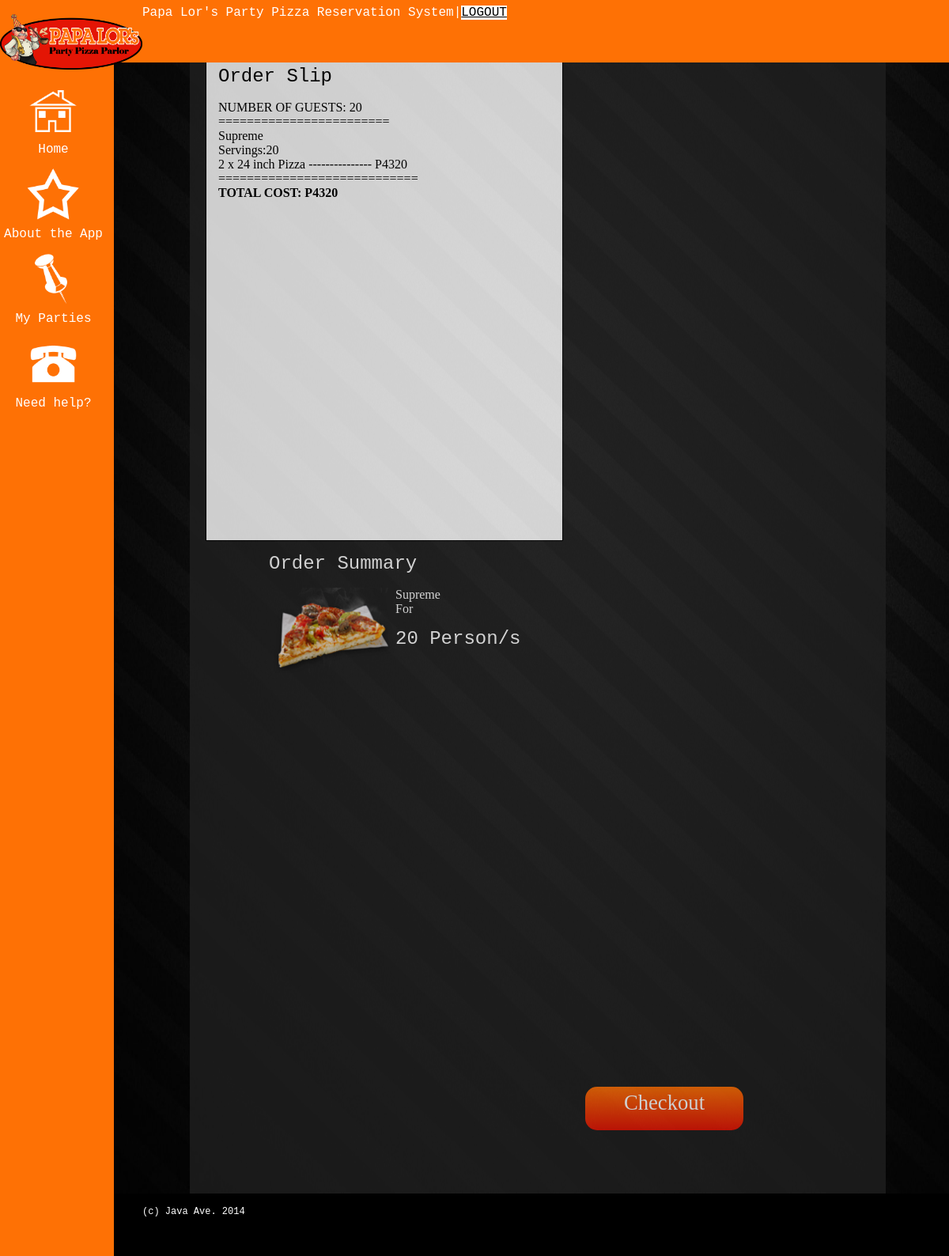
/orderslip.php?fplanid=6, run on the app's committed database.
### tables this page shows
CREATE TABLE IF NOT EXISTS `food_plan` (
  `Fplan_id` int(1) NOT NULL,
  `Total_Cost` double NOT NULL,
  `Cust_id` varchar(200) NOT NULL,
  `Fplan_name` varchar(200) NOT NULL,
  `Fplan_date` date NOT NULL,
  `Flag` int(11) NOT NULL,
  `Num_guests` int(11) NOT NULL,
  `Num_reserved` int(11) NOT NULL,
  `Fplan_time` time NOT NULL,
  PRIMARY KEY (`Fplan_id`)
);

CREATE TABLE IF NOT EXISTS `food_plan_food` (
  `foodcode` int(11) NOT NULL AUTO_INCREMENT,
  `Fplan_id` varchar(200) NOT NULL,
  `Food_id` varchar(200) NOT NULL,
  `Servings` int(11) NOT NULL,
  PRIMARY KEY (`foodcode`)
);

CREATE TABLE IF NOT EXISTS `food` (
  `Food_id` int(11) NOT NULL AUTO_INCREMENT,
  `Food_name` varchar(200) NOT NULL,
  `Food_type` varchar(200) NOT NULL,
  `Price_piece` float NOT NULL,
  `Admin_id` varchar(200) NOT NULL,
  `image_url` varchar(100) NOT NULL,
  `Food_description` varchar(200) NOT NULL,
  PRIMARY KEY (`Food_id`)
);

### orderslipbare.php (the view, shortened to what this page needs)
<?php
include "connect.php";
$fplanid = $_GET['fplanid'];
$query = "SELECT Num_guests, Num_reserved, Flag from food_plan WHERE fplan_id = ".$fplanid;
$result = mysqli_query($db, $query) or die(mysqli_error($db));
$row = mysqli_fetch_array($result);
echo '<h1 style="color:black">Order Slip</h1>';
echo "NUMBER OF GUESTS: ".$row['Num_guests']."</br>";
$query = "SELECT f.food_name, fp.servings, f.price_piece FROM food f, food_plan_food fp WHERE fp.fplan_id = '".$fplanid."' AND f.food_id = fp.food_id";
$result = mysqli_query($db, $query)or die(mysqli_error($db));
$totalcost = 0;
while ($row = mysqli_fetch_array($result)){
		echo "========================</br>";
		echo $row['food_name']."</br>";
		$var = $row['servings'];
		echo "Servings:".$var." </br>";
		$wholeno = intval($var / 10);
		if($wholeno != 0){
		$totalcost +=  $row['price_piece'] * ($wholeno * 24);
		echo $wholeno. " x 24 inch Pizza --------------- P".($row['price_piece'] * ($wholeno * 24))."</br>";
		}
}
echo "============================</br>";
echo "<strong>TOTAL COST: P".$totalcost."</strong>";
?>

### ordersumm.php
<div id="ordersumm" style="height: 550px">
		<h1> Order Summary</h1>
	<?php
		include "connect.php";
	$fplanid = $_GET['fplanid'];
	$query = "SELECT f.food_name, fp.servings, f.price_piece, f.image_url FROM food f, food_plan_food fp WHERE fp.fplan_id = '".$fplanid."' AND f.food_id = fp.food_id";
	$result = mysqli_query($db, $query)or die(mysqli_error($db));
	while ($row = mysqli_fetch_array($result)){
		?>
		<div class="ordercontainer">
		<?php
			echo '<img class="fg" src="admin/'.$row['image_url'].'"/>';
			echo $row['food_name']."</br>";
			$var = $row['servings'];
			echo "For <h1>".$var." Person/s</h1> </br>";
		?>
		</div>
		<?php
	}
	?>
</div>

### css/style3.css (style rules this page uses)
html, body { margin: 0; padding: 0; width: 100%; height: 100%; background: #000; }
h1 { color: #fff; font-family: Rockwell, 'Courier Bold', Courier, Georgia, Times, 'Times New Roman', serif; font-size: 24px; font-style: normal; font-variant: normal; font-weight: 500; line-height: 26.3999996185303px; }

### css/bryanedit.css (style rules this page uses)
html { font-family: rockwell; }
#ordersumm { color: white; height: 600px; overflow-y: scroll; }
#ordersumm img { float: left; }
.ordercontainer { width: 100%; height: 130px; }
.foodgrid img, .fg { width: 160px; }

### data on the page
food_plan: Num_guests "20"
food_plan_food: Food.Food_name "Supreme", Servings "20", Servings "2", $row['price_piece'] * ($wholeno * 24) "4320", Food.image_url (picture)

### other printed values
$totalcost "4320"
